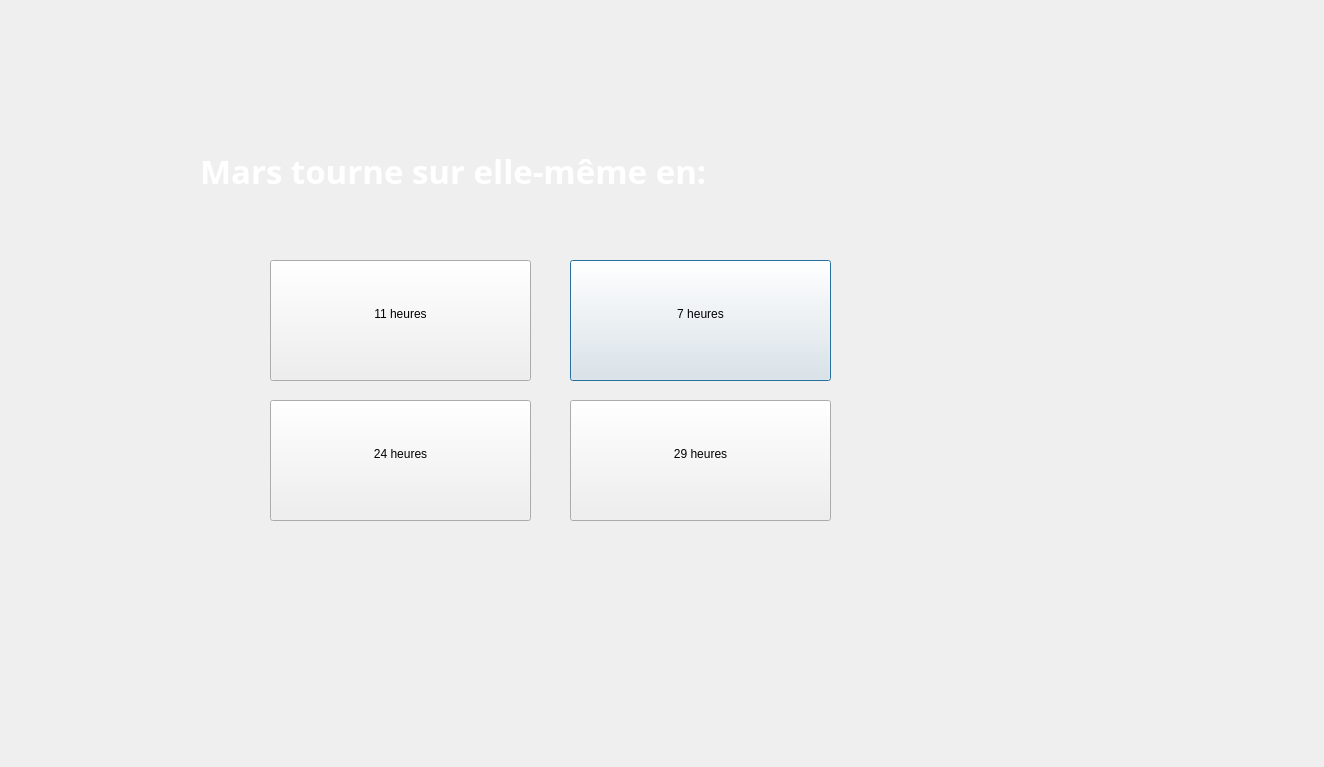
<?xml version="1.0" encoding="UTF-8"?>
<ui version="4.0">
 <class>Dialog6</class>
 <widget class="QDialog" name="Dialog6">
  <property name="geometry">
   <rect>
    <x>0</x>
    <y>0</y>
    <width>1324</width>
    <height>767</height>
   </rect>
  </property>
  <property name="windowTitle">
   <string>Dialog</string>
  </property>
  <widget class="QLabel" name="label">
   <property name="geometry">
    <rect>
     <x>200</x>
     <y>130</y>
     <width>761</width>
     <height>81</height>
    </rect>
   </property>
   <property name="font">
    <font>
     <family>Segoe Script</family>
     <pointsize>25</pointsize>
     <italic>false</italic>
     <bold>true</bold>
    </font>
   </property>
   <property name="styleSheet">
    <string notr="true">font: 700 25pt &quot;Segoe Script&quot;;
color: rgb(255, 255, 255);</string>
   </property>
   <property name="text">
    <string>Mars tourne sur elle-même en:</string>
   </property>
  </widget>
  <widget class="QPushButton" name="pushButton">
   <property name="geometry">
    <rect>
     <x>570</x>
     <y>260</y>
     <width>261</width>
     <height>121</height>
    </rect>
   </property>
   <property name="text">
    <string>7 heures
</string>
   </property>
  </widget>
  <widget class="QPushButton" name="pushButton_2">
   <property name="geometry">
    <rect>
     <x>270</x>
     <y>260</y>
     <width>261</width>
     <height>121</height>
    </rect>
   </property>
   <property name="text">
    <string>11 heures
</string>
   </property>
  </widget>
  <widget class="QPushButton" name="pushButton_3">
   <property name="geometry">
    <rect>
     <x>270</x>
     <y>400</y>
     <width>261</width>
     <height>121</height>
    </rect>
   </property>
   <property name="text">
    <string>24 heures
</string>
   </property>
  </widget>
  <widget class="QPushButton" name="pushButton_4">
   <property name="geometry">
    <rect>
     <x>570</x>
     <y>400</y>
     <width>261</width>
     <height>121</height>
    </rect>
   </property>
   <property name="text">
    <string>29 heures
</string>
   </property>
  </widget>
 </widget>
 <resources/>
 <connections/>
</ui>
